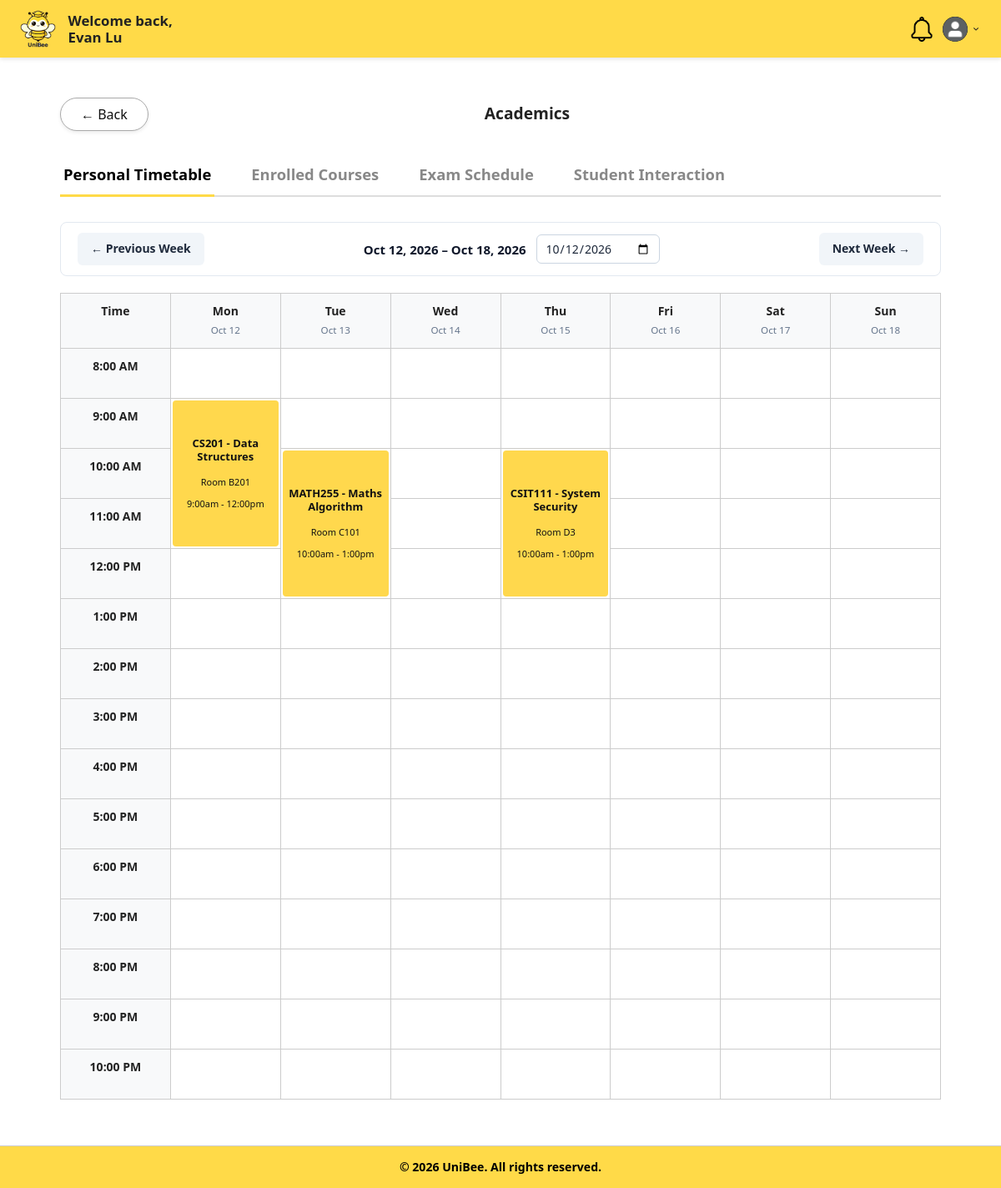
The app's page /boundary/academicsPage.php (signed in) with its own data.
### tables this page shows
CREATE TABLE StudentEnrolments (
    id INT PRIMARY KEY AUTO_INCREMENT,
    studentId INT NOT NULL,
    classId INT NOT NULL,
    enrolledBy INT,
    enrolmentDate DATETIME DEFAULT CURRENT_TIMESTAMP,
    status ENUM('enrolled', 'dropped', 'completed') DEFAULT 'enrolled',
    FOREIGN KEY (studentId) REFERENCES Users(id) ON DELETE CASCADE,
    FOREIGN KEY (classId) REFERENCES Classes(id) ON DELETE CASCADE,
    FOREIGN KEY (enrolledBy) REFERENCES Users(id) ON DELETE SET NULL
);

### controller/academicsController.php (called while the page is built, shortened)
<?php
require_once "../database/database.php";
require_once "../entity/timetableEntry.php";
class AcademicsController
{
    private $db;
    public function __construct()
    {
        $database = new Database();
        $this->db = $database->connect();
    }
    public function getTimetable($studentId)
    {
        $sql = "SELECT
                    c.id                AS id,
                    se.studentId        AS userId,
                    CONCAT(m.code, ' - ', m.name) AS title,
                    c.dayOfWeek,
                    c.startTime,
                    c.endTime,
                    c.room              AS location,
                    c.createdAt,
                    c.updatedAt
                FROM StudentEnrolments se
                INNER JOIN Classes c ON c.id = se.classId
                INNER JOIN Modules m ON m.id = c.moduleId
                WHERE se.studentId = :studentId
                  AND se.status = 'enrolled'
                  AND c.status  = 'active'
                ORDER BY FIELD(c.dayOfWeek,'mon','tue','wed','thu','fri','sat','sun'),
                         c.startTime ASC";
        try {
            $stmt = $this->db->prepare($sql);
            $stmt->bindValue(':studentId', (int) $studentId, PDO::PARAM_INT);
            $stmt->execute();
            $rows = $stmt->fetchAll(PDO::FETCH_ASSOC);
            $entries = [];
            foreach ($rows as $row) {
                $entries[] = new TimetableEntry(
                    $row['id'],
                    $row['userId'],
                    $row['title'],
                    $row['dayOfWeek'],
                    $row['startTime'],
                    $row['endTime'],
                    $row['location'],
                    $row['createdAt'],
                    $row['updatedAt']
                );
            }
            return $entries;
        } catch (PDOException $e) {
            error_log("AcademicsController getTimetable error: " . $e->getMessage());
            return false;
        }
    }
    private function isValidId($id)
    {
        return isset($id) && is_numeric($id) && (int) $id > 0;
    }
}
?>

### database/database.php (called while the page is built, shortened)
<?php
class Database
{
    private $host = 'localhost:3307';
    private $dbname = 'unibee';
    private $username = 'root';
    private $password = '';
    public function connect()
    {
        try {
            $this->pdo = new PDO(
                "mysql:host={$this->host};dbname={$this->dbname}",
                $this->username,
                $this->password
            );
            $this->pdo->setAttribute(PDO::ATTR_ERRMODE, PDO::ERRMODE_EXCEPTION);
            return $this->pdo;
        } catch (PDOException $e) {
            die("Database connection failed: " . $e->getMessage());
        }
    }
}

### entity/timetableEntry.php (called while the page is built, shortened)
<?php
class TimetableEntry
{
    private $title;
    private $startTime;
    private $endTime;
    private $location;
    public function __construct(
        $id = null,
        $userId = null,
        $title = null,
        $dayOfWeek = null,
        $startTime = null,
        $endTime = null,
        $location = null,
        $createdAt = null,
        $updatedAt = null
    ) {
        $this->title = $title;
        $this->startTime = $startTime;
        $this->endTime = $endTime;
        $this->location = $location;
    }
    public function getTitle()
    {
        return $this->title;
    }
    public function getStartTime()
    {
        return $this->startTime;
    }
    public function getEndTime()
    {
        return $this->endTime;
    }
    public function getLocation()
    {
        return $this->location;
    }
}
?>

### boundary/academicsPage.php (the view, shortened to what this page needs)
<?php
require_once "../controller/academicsController.php";
$controller = new AcademicsController();
$eventController = new ViewEventsController();
$studentId = $_SESSION['user_id'] ?? null;
$allowedTabs = ['timetable', 'courses', 'exams', 'interaction'];
$requestedTab = $_GET['tab'] ?? 'timetable';
$activeTab = in_array($requestedTab, $allowedTabs) ? $requestedTab : 'timetable';
$today = new DateTime();
if (isset($_GET['date']) && !empty($_GET['date'])) {
    try {
        $refDate = new DateTime($_GET['date']);
    } catch (Exception $e) {
        $refDate = clone $today;
    }
} else {
    $refDate = clone $today;
}
$dayOfWeekNum = (int) $refDate->format('N');
$monday = clone $refDate;
$monday->modify('-' . ($dayOfWeekNum - 1) . ' days')->setTime(0, 0, 0);
$sunday = clone $monday;
$sunday->modify('+6 days')->setTime(23, 59, 59);
$prevMonday = clone $monday;
$prevMonday->modify('-1 week');
$nextMonday = clone $monday;
$nextMonday->modify('+1 week');
$prevDateParam = $prevMonday->format('Y-m-d');
$nextDateParam = $nextMonday->format('Y-m-d');
$selectedDateValue = $monday->format('Y-m-d');
$weekRangeText = $monday->format('M j, Y') . ' – ' . $sunday->format('M j, Y');
$semStart = new DateTime('2026-09-01');
$semEnd = new DateTime('2026-11-30');
$isWithinSemester = ($sunday >= $semStart && $monday <= $semEnd);
$entries = null;
if ($activeTab === 'timetable' && $isWithinSemester) {
    $entries = $controller->getTimetable($studentId);
}
$registeredEvents = method_exists($eventController, 'getUserRegisteredEvents')
    ? $eventController->getUserRegisteredEvents($studentId)
    : [];
$keys = ['mon', 'tue', 'wed', 'thu', 'fri', 'sat', 'sun'];
$weekDates = [];
$currentDay = clone $monday;
for ($i = 0; $i < 7; $i++) {
    $weekDates[$keys[$i]] = [
        'dayName' => $currentDay->format('D'),
        'dateStr' => $currentDay->format('M j')
    ];
    $currentDay->modify('+1 day');
}
$grid = [
    'mon' => [],
    'tue' => [],
    'wed' => [],
    'thu' => [],
    'fri' => [],
    'sat' => [],
    'sun' => []
];
if (is_array($entries)) {
    foreach ($entries as $e) {
        $day = strtolower($e->getDayOfWeek());
        $startParts = explode(':', $e->getStartTime());
        $endParts = explode(':', $e->getEndTime());
        $startHour = (int) $startParts[0];
        $endHour = (int) $endParts[0];
        $duration = $endHour - $startHour;
        $duration = max(1, $duration);
        if (isset($grid[$day])) {
            $grid[$day][$startHour][] = [
                'title' => $e->getTitle(),
                'location' => 'Room ' . $e->getLocation(),
                'time' => date('g:ia', strtotime($e->getStartTime())) . ' - ' . date('g:ia', strtotime($e->getEndTime())),
                'type' => 'class',
                'duration' => $duration
            ];
        }
    }
}
$hours = range(8, 22);
?>
<!DOCTYPE html>
<html lang="en">
<head>
    <link rel="stylesheet" href="../style.css">
</head>
<body>
    <header class="header">
        <div class="logo-container">
            <a href="studentDashboardPage.php">
                <img src="../images/uniBeeLogo.png" alt="UniBee Logo">
            </a>
        </div>
        <div class="welcome-message">
            <span>Welcome back,</span>
            <strong><?php echo htmlspecialchars($_SESSION['user_name']); ?></strong>
        </div>
        <div class="dashboard-header-right">
            <a href="NotificationPage.php" class="header-icon">
                <img src="../images/notification.png" alt="Notifications">
            </a>
            <div class="profile-dropdown">
                <div class="profile-container" onclick="toggleDropdown()">
                    <img src="../images/profilePic.png" alt="Profile" class="profile-icon">
                    <img src="../images/dropdown.png" alt="Menu" class="dropdown-arrow">
                </div>
            </div>
        </div>
    </header>
    <main class="dashboard">
        <div class="profile-header">
            <a href="studentDashboardPage.php" class="btn-back">&#8592; Back</a>
            <h2 class="section-label">Academics</h2>
        </div>
        <div class="teaching-tabs">
            <a href="academicsPage.php?tab=timetable"
                class="teaching-tab <?php echo $activeTab === 'timetable' ? 'active' : ''; ?>">
                Personal Timetable
            </a>
            <a href="academicsPage.php?tab=courses"
                class="teaching-tab <?php echo $activeTab === 'courses' ? 'active' : ''; ?>">
                Enrolled Courses
            </a>
            <a href="academicsPage.php?tab=exams"
                class="teaching-tab <?php echo $activeTab === 'exams' ? 'active' : ''; ?>">
                Exam Schedule
            </a>
            <a href="academicsPage.php?tab=interaction"
                class="teaching-tab <?php echo $activeTab === 'interaction' ? 'active' : ''; ?>">
                Student Interaction
            </a>
        </div>
        <?php if ($activeTab === 'timetable'): ?>
            <div class="timetable-controls">
                <a href="academicsPage.php?tab=timetable&date=<?php echo $prevDateParam; ?>"
                    class="timetable-nav-btn">&larr;
                    Previous Week</a>
                <div class="date-picker-wrapper">
                    <span class="week-range-title"><?php echo htmlspecialchars($weekRangeText); ?></span>
                    <input type="date" class="date-input" value="<?php echo $selectedDateValue; ?>"
                        onchange="jumpToWeek(this.value)">
                </div>
                <a href="academicsPage.php?tab=timetable&date=<?php echo $nextDateParam; ?>" class="timetable-nav-btn">Next
                    Week &rarr;</a>
            </div>
            <?php if (!$isWithinSemester && empty($registeredEvents)): ?>
                <p class="no-notifications">No classes scheduled for this week. </p>
            <?php elseif ($entries === false): ?>
                <p class="error-message">Unable to retrieve timetable. Please try again later.</p>
            <?php else: ?>
                <table class="timetable-grid">
                    <thead>
                        <tr>
                            <th>Time</th>
                            <?php foreach ($keys as $k): ?>
                                <th>
                                    <?php echo $weekDates[$k]['dayName']; ?><br>
                                    <small
                                        style="font-weight: normal; color: #64748b;"><?php echo $weekDates[$k]['dateStr']; ?></small>
                                </th>
                            <?php endforeach; ?>
                        </tr>
                    </thead>
                    <tbody>
                        <?php
                        $skipCell = [
                            'mon' => [],
                            'tue' => [],
                            'wed' => [],
                            'thu' => [],
                            'fri' => [],
                            'sat' => [],
                            'sun' => []
                        ];
                        foreach ($hours as $h): ?>
                            <tr>
                                <th><?php echo date('g:i A', mktime($h, 0, 0)); ?></th>
                                <?php foreach ($keys as $k): ?>
                                    <?php
                                    if (!empty($skipCell[$k][$h])) {
                                        continue;
                                    }
                                    if (isset($grid[$k][$h])):
                                        $items = $grid[$k][$h];
                                        $maxDuration = 1;
                                        foreach ($items as $it) {
                                            if ($it['duration'] > $maxDuration) {
                                                $maxDuration = $it['duration'];
                                            }
                                        }
                                        for ($d = 1; $d < $maxDuration; $d++) {
                                            $skipCell[$k][$h + $d] = true;
                                        }
                                        $rowspanAttr = $maxDuration > 1 ? ' rowspan="' . $maxDuration . '"' : '';
                                        $hasClash = count($items) > 1;
                                        ?>
                                        <td<?php echo $rowspanAttr; ?>>
                                            <div class="timetable-cell-stack<?php echo $hasClash ? ' has-clash' : ''; ?>">
                                                <?php foreach ($items as $item): ?>
                                                    <div
                                                        class="<?php echo ($item['type'] === 'event') ? 'timetable-slot event-slot' : 'timetable-slot'; ?>">
                                                        <strong><?php echo htmlspecialchars($item['title']); ?></strong><br>
                                                        <span><?php echo htmlspecialchars($item['location']); ?></span><br>
                                                        <small><?php echo htmlspecialchars($item['time']); ?></small>
                                                    </div>
                                                <?php endforeach; ?>
                                            </div>
                                            </td>
                                        <?php else: ?>
                                            <td></td>
                                        <?php endif; ?>
                                    <?php endforeach; ?>
                            </tr>
                        <?php endforeach; ?>
                    </tbody>
                </table>
            <?php endif; ?>
        <?php endif; ?>
    </main>
    <footer>
        <div class="footer-bottom-bar">
            &copy; 2026 UniBee. All rights reserved.
        </div>
    </footer>
</body>
</html>

### boundary/academicsPage.php (style rules this page uses)
.timetable-controls { display: flex; align-items: center; justify-content: space-between; margin: 15px 0; background: #ffffff; padding: 12px 20px; border: 1px solid #e2e8f0; border-radius: 8px; flex-wrap: wrap; gap: 10px; }
.timetable-nav-btn { background-color: #f1f5f9; color: #1e293b; padding: 8px 16px; text-decoration: none; border-radius: 6px; font-weight: 600; font-size: 14px; transition: background 0.2s; }
.date-picker-wrapper { display: flex; align-items: center; gap: 12px; }
.week-range-title { font-size: 15px; font-weight: bold; color: #0f172a; }
.date-input { padding: 6px 10px; border: 1px solid #cbd5e1; border-radius: 6px; font-size: 14px; color: #1e293b; cursor: pointer; outline: none; }
.timetable-cell-stack { display: flex; flex-direction: column; gap: 4px; height: 100%; }
.timetable-cell-stack .timetable-slot, .timetable-cell-stack .event-slot { flex: 1; min-height: 40px; padding: 6px 4px; font-size: 11px; line-height: 1.2; border-radius: 4px; box-sizing: border-box; display: flex; flex-direction: column; justify-content: center; align-items: center; text-align: center; }
.timetable-slot { background-color: #FFD84D; color: #111; font-weight: bold; }
.profile-header { position: relative; display: flex; align-items: center; width: 100%; min-height: 45px; margin: 15px 0 25px 0; }
.profile-header .section-label { position: absolute; left: 70%; transform: translateX(-50%); margin: 0 !important; text-align: center !important; white-space: nowrap; }

### records on screen
studentenrolments: title "MATH255 - Maths Algorithm", location "Room C101", time "10:00am - 1:00pm"

### other values on screen
$_SESSION['user_name'] "Evan Lu"
$weekRangeText "Oct 12, 2026 – Oct 18, 2026"
$weekDates[$k]['dayName'] "Mon"
$weekDates[$k]['dateStr'] "Oct 12"
$weekDates[$k]['dayName'] "Tue"
$weekDates[$k]['dateStr'] "Oct 13"
$weekDates[$k]['dayName'] "Wed"
$weekDates[$k]['dateStr'] "Oct 14"
$weekDates[$k]['dayName'] "Thu"
$weekDates[$k]['dateStr'] "Oct 15"
$weekDates[$k]['dayName'] "Fri"
$weekDates[$k]['dateStr'] "Oct 16"
$weekDates[$k]['dayName'] "Sat"
$weekDates[$k]['dateStr'] "Oct 17"
$weekDates[$k]['dayName'] "Sun"
